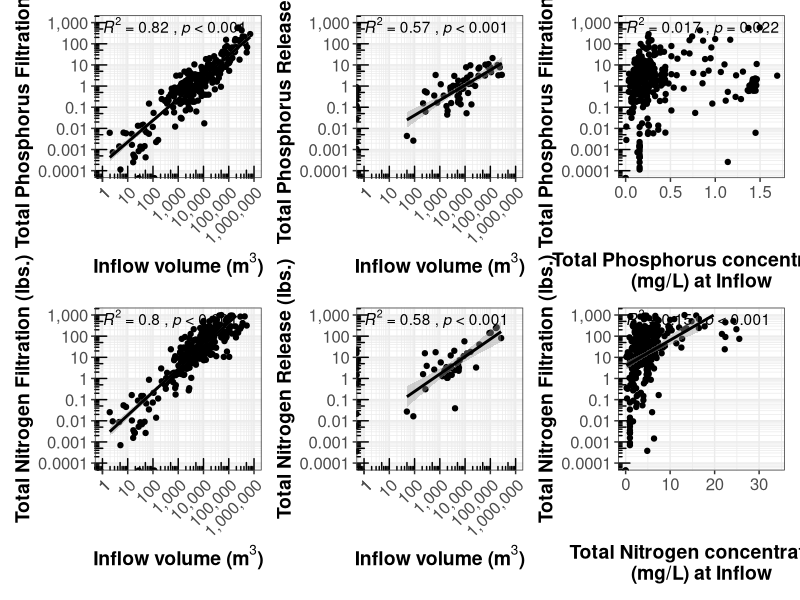
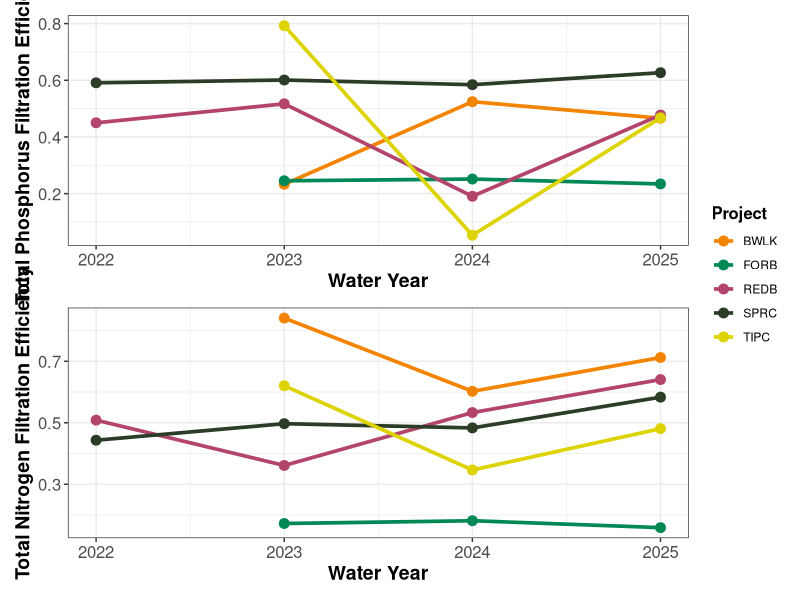
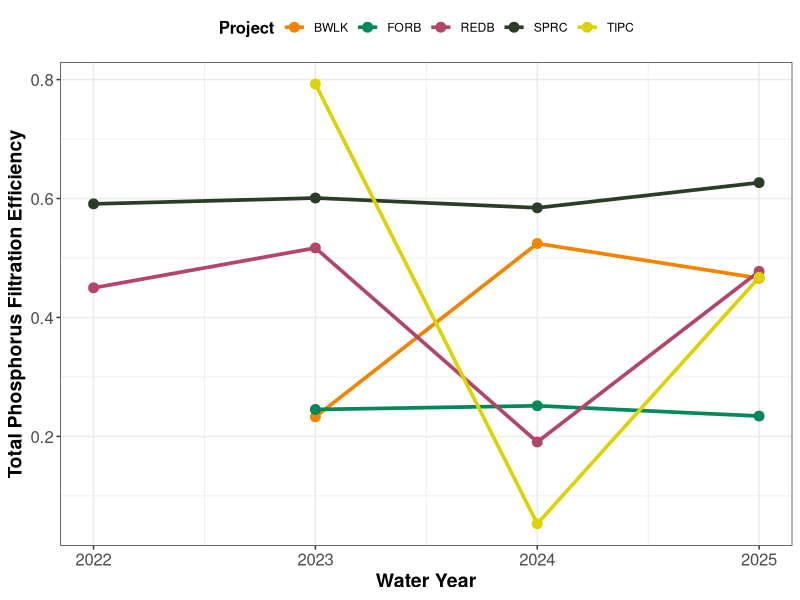
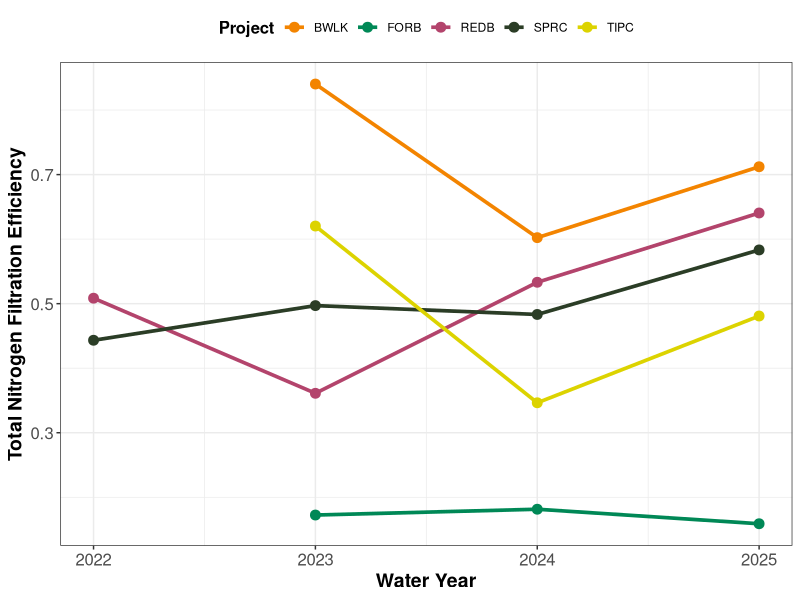
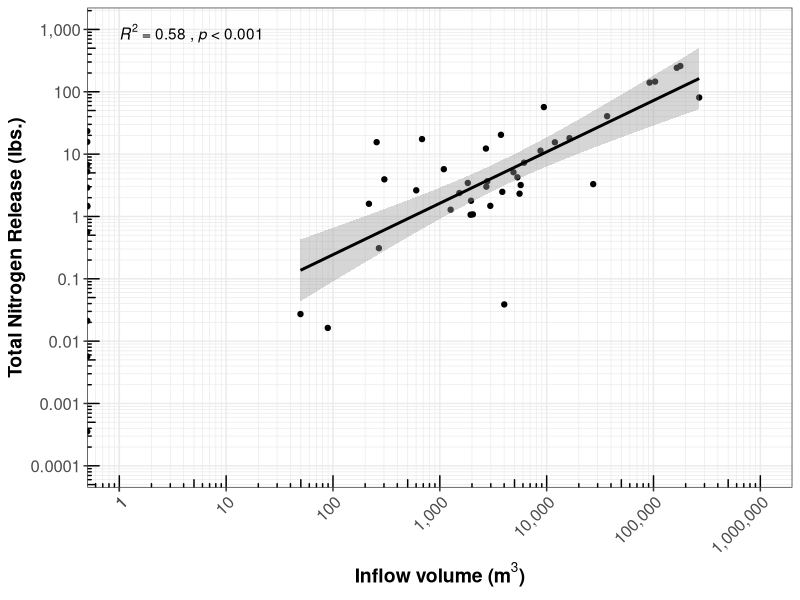

The R script that drew these images, in order: (Note: this script raises an error after producing the figures.)
## ---- chunk 1
library(tidyverse)
library(readr)
library(ggpubr)
library(matrixStats)
library(scales)
library(patchwork)
library(scales)
library(Metrics)
library(purrr)

## ---- chunk 2
annual_df = read.csv("H2Ohio_2025_annualdf.csv")
month_df = read.csv("H2Ohio_2025_monthdf.csv")
## ---- chunk 3
# setup data
month_df_tp_filt <- month_df %>% filter(tp_filt_lbs >= 0) # separate out filtration (positive values)
month_df_tp_rel <- month_df %>% filter(tp_filt_lbs < 0) %>% mutate(tp_filt_lbs = abs(tp_filt_lbs)) # separate out release (negative values) and take absolute value
month_df_tn_filt <- month_df %>% filter(tn_filt_lbs >= 0) # separate out filtration (positive values)
month_df_tn_rel <- month_df %>%  filter(tn_filt_lbs < 0) %>% mutate(tn_filt_lbs = abs(tn_filt_lbs)) # separate out release (negative values) and take absolute value

# Make functions
log_minor_breaks <- function(lims) {
  min_exp <- floor(log10(lims[1]))
  max_exp <- ceiling(log10(lims[2]))
  unlist(lapply(min_exp:max_exp, \(e) (1:9) * 10^e))}

label_log_clean <- function(x) {
  sapply(x, function(val) {if (is.na(val))
      return("")
    exp <- log10(val)
    if (abs(exp - round(exp)) < 1e-10) {if (val < 1)
        return(format(val, scientific = FALSE, trim = TRUE))
      return(scales::comma(val, accuracy = 1))}  
    "" })}

# set up plot styles 

log_x_scale <- scale_x_log10(name = expression(bold("Inflow volume (m"^3*")")), limits = c(1, 1e6), 
  breaks = c(1, 10^(-10:10)), minor_breaks = log_minor_breaks, labels = label_log_clean)

log_y_scale <- scale_y_log10(limits = c(1e-4, 1e3), breaks = c(1e-6, 10^(-10:10)),
  minor_breaks = log_minor_breaks,labels = label_log_clean)

base_theme <- theme_bw() +
  theme(axis.title = element_text(size = 14, face = "bold"), axis.text.x = element_text(size = 12, angle = 45, hjust = 1),
    axis.text.y = element_text(size = 12))

cor_layer <- stat_cor(method = "pearson", aes(label = paste(..rr.label.., ..p.label.., sep = "~`,`~")),
  label.x.npc = 0, label.y.npc = 1, p.accuracy = 0.001)

# Make functions for creating plots
plot_volume <- function(data, yvar, ylab) {
  ggplot(data, aes(x = inflow_volume_m3, y = .data[[yvar]])) +
    geom_point() + geom_smooth(method = lm, color = "black") + log_x_scale +
    log_y_scale + labs(y = ylab) + annotation_logticks(sides = "bl") + cor_layer + base_theme}

plot_concentration <- function(data, xvar, yvar, xlab, ylab, smooth = FALSE) {
  p <- ggplot(data, aes( x = .data[[xvar]], y = .data[[yvar]])) +
    geom_point()
  if (smooth) {p <- p + geom_smooth(method = lm, color = "black")}
  p + log_y_scale + labs(x = xlab, y = ylab) + annotation_logticks(sides = "l") + cor_layer + theme_bw() +
    theme(axis.title = element_text(size = 14, face = "bold"), axis.text = element_text(size = 12))}

# Make Plots
p1 <- plot_volume(month_df_tp_filt, "tp_filt_lbs", "Total Phosphorus Filtration (lbs.)")
p2 <- plot_volume(month_df_tp_rel, "tp_filt_lbs", "Total Phosphorus Release (lbs.)")
p3 <- plot_concentration(month_df,"tp_in_mgL","tp_filt_lbs","Total Phosphorus concentration\n(mg/L) at Inflow", "Total Phosphorus Filtration (lbs.)")
p4 <- plot_volume(month_df_tn_filt, "tn_filt_lbs","Total Nitrogen Filtration (lbs.)")
p5 <- plot_volume(month_df_tn_rel,"tn_filt_lbs","Total Nitrogen Release (lbs.)")
p6 <- plot_concentration(month_df,"tn_in_mgL","tn_filt_lbs","Total Nitrogen concentration\n(mg/L) at Inflow", "Total Nitrogen Filtration (lbs.)", smooth = TRUE)

# Combine into final figure
fig_2 <- (p1 | p2 | p3) / (p4 | p5 | p6)

## ---- chunk 4
# compile dfs and add seasons
dfs <- list(month_df_tp_rel  = month_df_tp_rel,
  month_df_tp_filt = month_df_tp_filt,
  month_df_tn_rel  = month_df_tn_rel,
  month_df_tn_filt = month_df_tn_filt)

dfs <- map(dfs, ~ .x %>%
  mutate(month_num = as.numeric(month), season = case_when(
      month %in% c(12, 1, 2) ~ "Winter",
      month %in% 3:5 ~ "Spring",
      month %in% 6:8 ~ "Summer",
      month %in% 9:11 ~ "Fall"),
    season = factor(season,levels = c("Spring", "Summer", "Fall", "Winter"))) %>%
  arrange(Project, month_num))

# define season colors
season_colors <- c(
  Winter = "#A1CAF1",
  Spring = "#8DB600",
  Summer = "#F3C300",
  Fall   = "#882D17")

# define plots: 

make_plot <- function(data, yvar, title) {
  ggplot(data,aes(x = Project, y = .data[[yvar]], fill = season)) +
    geom_bar(stat = "identity", position = "fill") +
    scale_x_discrete(drop = FALSE) +
    scale_y_continuous(labels = scales::label_percent()) +
    scale_fill_manual(values = season_colors, name = "Season") +
    labs(y = "Proportion", title = title, x = NULL) +
    theme_bw() + theme(legend.title = element_text(size = 12, face = "bold"),
      axis.title = element_text(size = 14, face = "bold"), axis.text = element_text(size = 12),
      axis.text.x = element_text(angle = 90)) }

# make plots
p1 <- make_plot(month_df_tp_filt, "tp_filt_lbs", "Proportion of Phosphorus Filtration")
p2 <- make_plot(month_df_tp_rel, "tp_filt_lbs","Proportion of Phosphorus Release")
p3 <- make_plot(month_df_tn_filt, "tn_filt_lbs", "Proportion of Nitrogen Filtration")
p4 <- make_plot(month_df_tn_rel, "tn_filt_lbs", "Proportion of Nitrogen Release")

# Combine together
fig_3 = (p1 / p2 / p3 / p4) + plot_layout(heights = 1, guides = "collect") & theme(legend.position = "right")
## ---- chunk 5
# subset out only projects with 3+ years of data
long_term = annual_df %>%
  group_by(Project) %>%
  filter(n() >= 3)

# set color palette: 
focals_palette <-c("BROP" = '#0067A5', "BWLK" = '#F38400', "FORB" = '#008856',"LITP" = '#875692', "MAGM" = '#BE0032', "OAKE" = '#F6A600',"OAKW" = '#8DB600', "REDB" = '#B3446C', "SJRE" = '#654522', "SPRC" = '#2B3D26', "TIPC" = '#DCD300')

p1 = ggplot(long_term, aes(x = wateryear, y = tp_effic, color = Project)) +
  geom_line(linewidth = 1.25) +
  geom_point(size = 3) +xlab("Water Year")+ ylab("Total Phosphorus Filtration Efficiency")+
   scale_color_manual(values = focals_palette) +
  theme_bw() +
  theme(legend.position = "top")+ theme(legend.title = element_text(size=12, face="bold"), axis.title = element_text(size=14, face="bold"), axis.text = element_text(size=12))

p2 = ggplot(long_term, aes(x = wateryear, y = tn_effic, color = Project)) +
  geom_line(linewidth = 1.25) +
  geom_point(size = 3) +xlab("Water Year")+ ylab("Total Nitrogen Filtration Efficiency")+
   scale_color_manual(values = focals_palette) +
  theme_bw() +
  theme(legend.position = "top")+ theme(legend.title = element_text(size=12, face="bold"), axis.title = element_text(size=14, face="bold"), axis.text = element_text(size=12))

fig_6 = (p1 / p2) + plot_layout(heights = 1, guides = "collect") & theme(legend.position = "right")
